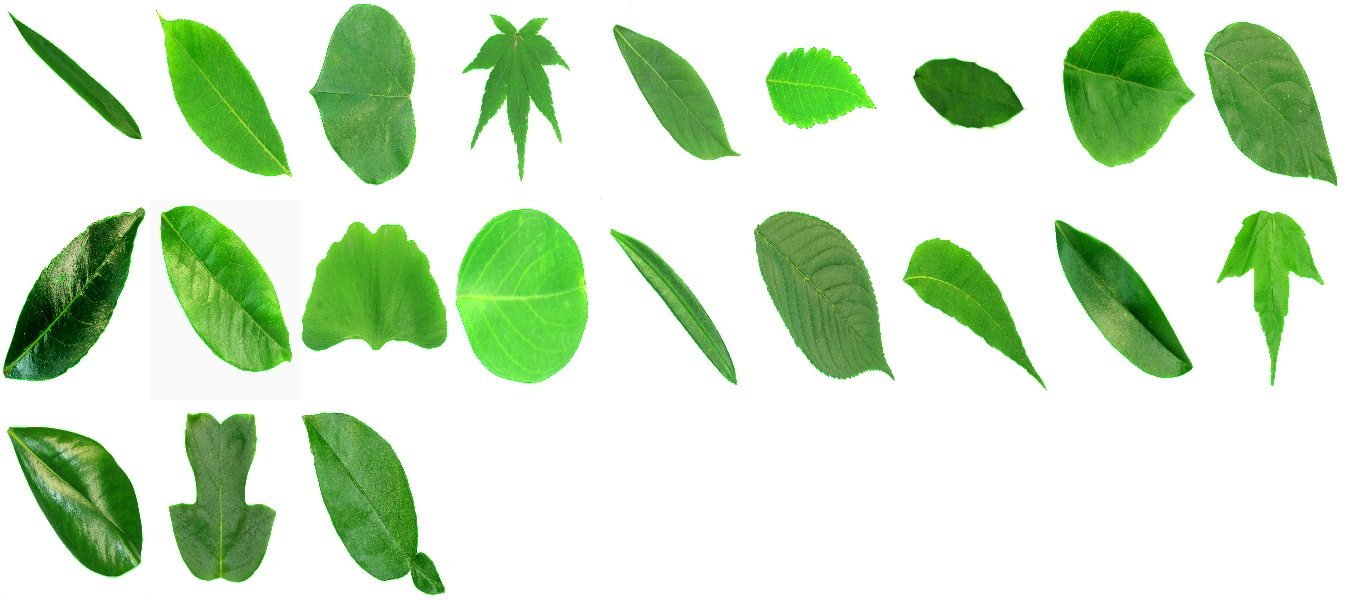
#> input picture segmentation/output/contact_sheets/sheet_000.jpg, 1350 x 600 px; its folder holds only this picture in this run
$ python segment_flavia.py output/contact_sheets out
#> lines starting #> are read from the running program, lines starting #| are printed output that depends on the picture; after the words box and inside, x2 and y2 are one past the last pixel; in counts of white or black regions, pixels touching at a corner belong together
import cv2
import numpy as np
import pandas as pd
from pathlib import Path
import argparse

def parse_args():
    """
    Parse command-line arguments for the Flavia batch segmentation script.
    Returns:
        - input_dir   (Path): folder containing Flavia JPEG images
        - output_dir (Path): folder where masks, contact sheets and metrics will be saved
        - open_px (int): structuring element radius for morphological opening
        - close_px (int): structuring element radius for morphological closing
        - sample (int): if set, process only this many images (uniform sampling)
    """
    p = argparse.ArgumentParser(description="Batch segmentation - Flavia dataset")
    p.add_argument("input_dir", type=Path, help="Folder containing Flavia images")
    p.add_argument("output_dir", type=Path, help="Output folder")
    p.add_argument("--open-px", type=int, default=5, help="Morphological opening radius")
    p.add_argument("--close-px", type=int, default=9, help="Morphological closing radius")
    p.add_argument("--sample", type=int, default=None, help="Process only N images")
    return p.parse_args()

def segment_leaf(bgr, open_px=5, close_px=9):
    """
    Segment a single leaf image using Otsu thresholding and morphological operations.

    Parameters:
        - bgr (np.ndarray): input image in BGR format as loaded by cv2.imread
        - open_px (int): radius of the structuring element for morphological opening
        - close_px (int): radius of the structuring element for morphological closing

    Returns:
        - mask (np.ndarray): binary mask (uint8, 0/255) with the leaf as white and background as black
    """
    gray = cv2.cvtColor(bgr, cv2.COLOR_BGR2GRAY)
    blur = cv2.GaussianBlur(gray, (5, 5), 0)
    _, mask = cv2.threshold(blur, 0, 255, cv2.THRESH_BINARY_INV + cv2.THRESH_OTSU)

    k_open = cv2.getStructuringElement(cv2.MORPH_ELLIPSE, (2*open_px+1, 2*open_px+1))
    k_close = cv2.getStructuringElement(cv2.MORPH_ELLIPSE, (2*close_px+1, 2*close_px+1))
    mask = cv2.morphologyEx(mask, cv2.MORPH_OPEN, k_open)
    mask = cv2.morphologyEx(mask, cv2.MORPH_CLOSE, k_close)

    n_labels, labels, stats, _ = cv2.connectedComponentsWithStats(mask)
    if n_labels > 1:
        largest = 1 + np.argmax(stats[1:, cv2.CC_STAT_AREA])
        mask = np.where(labels == largest, 255, 0).astype(np.uint8)

    flood = mask.copy()
    cv2.floodFill(flood, None, (0, 0), 255)
    mask = mask | ~flood

    return mask

def compute_metrics(mask, name):
    """
    Compute quality metrics and generate warning flags for a segmented leaf mask

    Parameters:
        - mask (np.ndarray): binary mask (uint8, 0/255) as returned by segmented_leaf
        - name (str): image filename, used to identify the row in the output CSV

    Returns:
        - dict (Dictionary with the following fields):
            - name (str): image filename
            - area_frac (float): fraction of image pixels classified as leaf
            - n_components (int): number of connected components in the mask
            - second_ratio (float): area of second largest component (close to 0 => probably noise, close to 1 => is the leaf divided? is there another object?)
            - solidity (float): mask area / convex hull area
            - touches_border (bool): whether the mask touches any image edge
            - flags (str): pipe-separated list of triggered warning flags
    """
    h, w = mask.shape
    area = np.sum(mask == 255)
    area_frac = area / (h * w)

    n_labels, labels, stats, _ = cv2.connectedComponentsWithStats(mask)
    n_components = n_labels - 1 # exclude background

    areas = sorted(stats[1:, cv2.CC_STAT_AREA], reverse=True) if n_labels > 1 else [0]
    second_ratio = (areas[1] / areas[0]) if len(areas) > 1 else 0.0

    contours, _ = cv2.findContours(mask, cv2.RETR_EXTERNAL, cv2.CHAIN_APPROX_SIMPLE)
    if contours:
        hull = cv2.convexHull(max(contours, key=cv2.contourArea))
        hull_area = cv2.contourArea(hull)
        solidity = area / hull_area if hull_area > 0 else 0.0
    else:
        solidity = 0.0

    border = (
        np.any(mask[0, :] == 255) or
        np.any(mask[-1, :] == 255) or
        np.any(mask[:, 0] == 255) or
        np.any(mask[:, -1] == 255)
    )

    flags = []
    if area_frac < 0.05 or area_frac > 0.95:
        flags.append("area_frac")
    if n_components > 1:
        flags.append("n_components")
    if second_ratio > 0.1:
        flags.append("second_ratio")
    if solidity < 0.7:
        flags.append("solidity")
    if border:
        flags.append("touches_border")

    return {
        "name": name,
        "area_frac": round(area_frac, 4),
        "n_components": n_components,
        "second_ratio": round(second_ratio, 4),
        "touches_border": border,
        "flags": "|".join(flags)
    }

def save_outputs(bgr, mask, name, output_dir):
    """
    Save the binary mask and the original image with the leaf contour overlaid.

    Parameters:
        - bgr (np.ndarray): original image in BGR format as loaded by cv2.imread
        - mask (np.ndarray): binary mask (uint8, 0/255) as returned by segment_leaf
        - name (str): image filename, used to name the output files
        - output_dir (path): root output folder. Masks are saved under output_dir/masks/

    Returns:
        overlay (np.ndarray): original image with leaf contour drawn in green, used later to build the contact sheets
    """
    masks_dir = output_dir / "masks"
    masks_dir.mkdir(parents=True, exist_ok=True)

    cv2.imwrite(str(masks_dir / name.replace(".jpg", ".png")), mask)

    contours, _ = cv2.findContours(mask, cv2.RETR_EXTERNAL, cv2.CHAIN_APPROX_SIMPLE)
    overlay = bgr.copy()
    cv2.drawContours(overlay, contours, -1, (0, 255, 0), 2)

    return overlay

def save_contact_sheet(overlays, sheet_index, output_dir, cols=9):
    """
    Build and save a contact sheet from a list of overlay images

    Parameters:
        - overlays (list of np.ndarray): list of BGR images with the leaf contour drawn, as returned by save_outputs
        - sheet_index (int): index of the contact sheet, used to name the output file
        - output_dir (Path): root output folder. Contact sheets are saved under output_dir/contact_sheets/
        - cols (int): number of columns in the grid. Rows are computed automatically
    """
    sheets_dir = output_dir / "contact_sheets"
    sheets_dir.mkdir(parents=True, exist_ok=True)

    thumb_h, thumb_w = 200, 150
    thumbs = [cv2.resize(img, (thumb_w, thumb_h)) for img in overlays]

    rows = (len(thumbs) + cols - 1) // cols
    canvas_h = rows * thumb_h
    canvas_w = cols * thumb_w
    canvas = np.ones((canvas_h, canvas_w, 3), dtype=np.uint8) * 255

    for i, thumb in enumerate(thumbs):
        r = i // cols
        c = i % cols
        canvas[r*thumb_h:(r+1)*thumb_h, c*thumb_w:(c+1)*thumb_w] = thumb

    out_path = sheets_dir / f"sheet_{sheet_index:03d}.jpg"
    cv2.imwrite(str(out_path), canvas)

def main():
    args = parse_args()
    args.output_dir.mkdir(parents=True, exist_ok=True)

    images = sorted(args.input_dir.glob("*.jpg"))
    if args.sample:
        step = max(1, len(images) // args.sample)
        images = images[::step]

    rows = []
    overlays = []
    sheet_index = 0

    for img_path in images:
        bgr = cv2.imread(str(img_path))
#> bgr is the input picture: shape (600, 1350, 3); mean B, G, R 198.7, 228.5, 206.4
        if bgr is None:
            print(f"Could not read {img_path.name}, skipping.")
            continue

        mask = segment_leaf(bgr, args.open_px, args.close_px)
#> in segment_leaf, `gray = cv2.cvtColor(bgr, cv2.COLOR_BGR2GRAY)`:
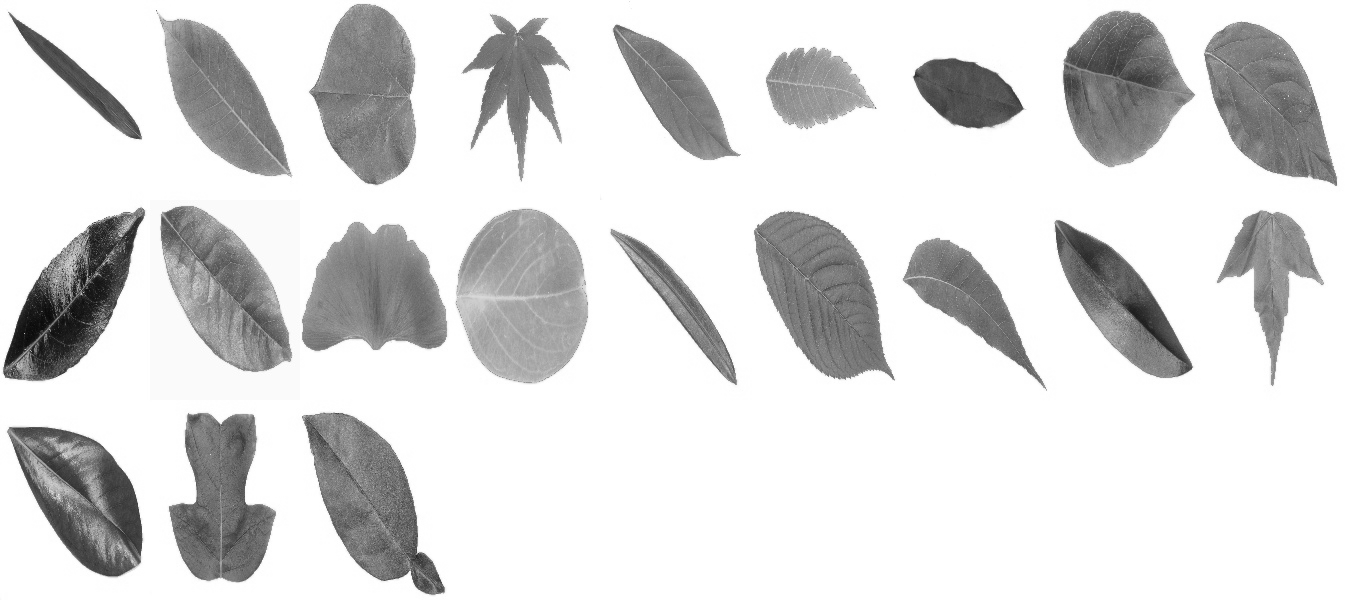
#> gray: shape (600, 1350); min 8, max 255, mean 218.5
#> in segment_leaf, `_, mask = cv2.threshold(blur, 0, 255, cv2.THRESH_BINARY_INV + cv2.THRE..`:
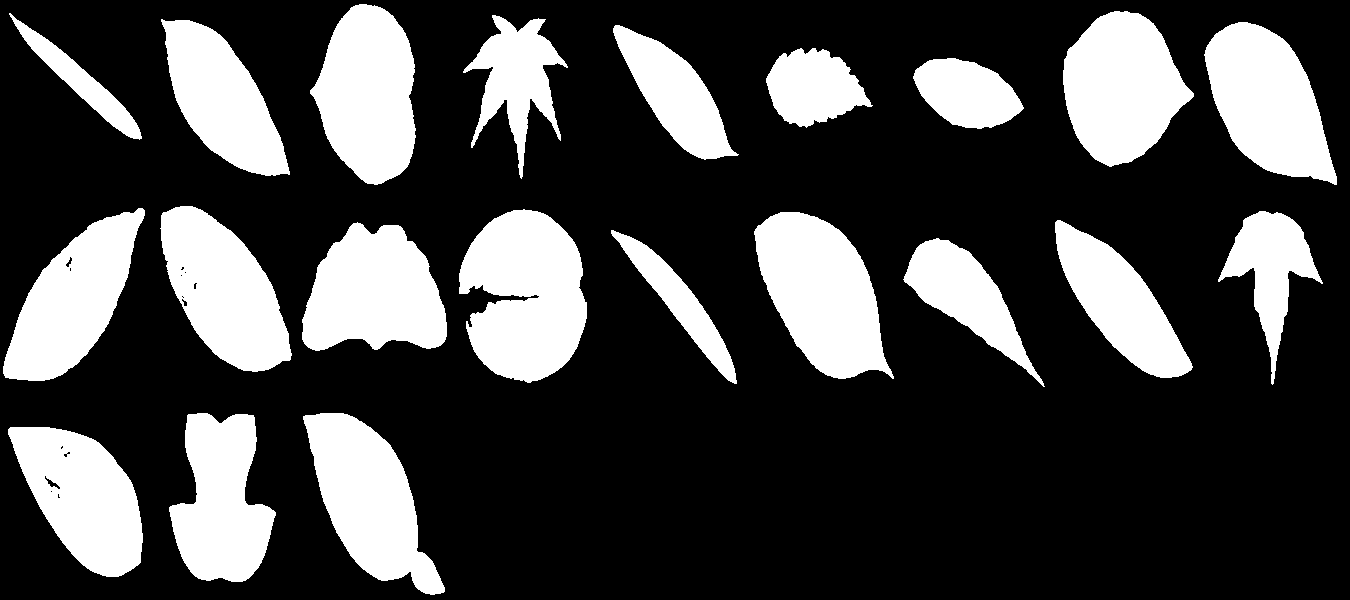
#> mask: shape (600, 1350); 26.9% white; 21 white regions, largest, box (x1, y1, x2, y2) and area: (459, 209, 587, 383) 16391, (754, 212, 894, 379) 14744, (1063, 11, 1194, 167) 13938
#> in segment_leaf, `mask = cv2.morphologyEx(mask, cv2.MORPH_OPEN, k_open)`: mask: shape (600, 1350); 26.7% white; 21 white regions, largest, box (x1, y1, x2, y2) and area: (459, 209, 587, 383) 16267, (755, 212, 887, 379) 14664, (1063, 11, 1193, 167) 13926
#> in segment_leaf, `mask = cv2.morphologyEx(mask, cv2.MORPH_CLOSE, k_close)`: mask: shape (600, 1350); 26.9% white; 20 white regions, largest, box (x1, y1, x2, y2) and area: (159, 206, 447, 372) 27236, (459, 209, 587, 383) 16528, (755, 212, 887, 379) 14674
#> in segment_leaf, `n_labels, labels, stats, _ = cv2.connectedComponentsWithStats(mask)`:
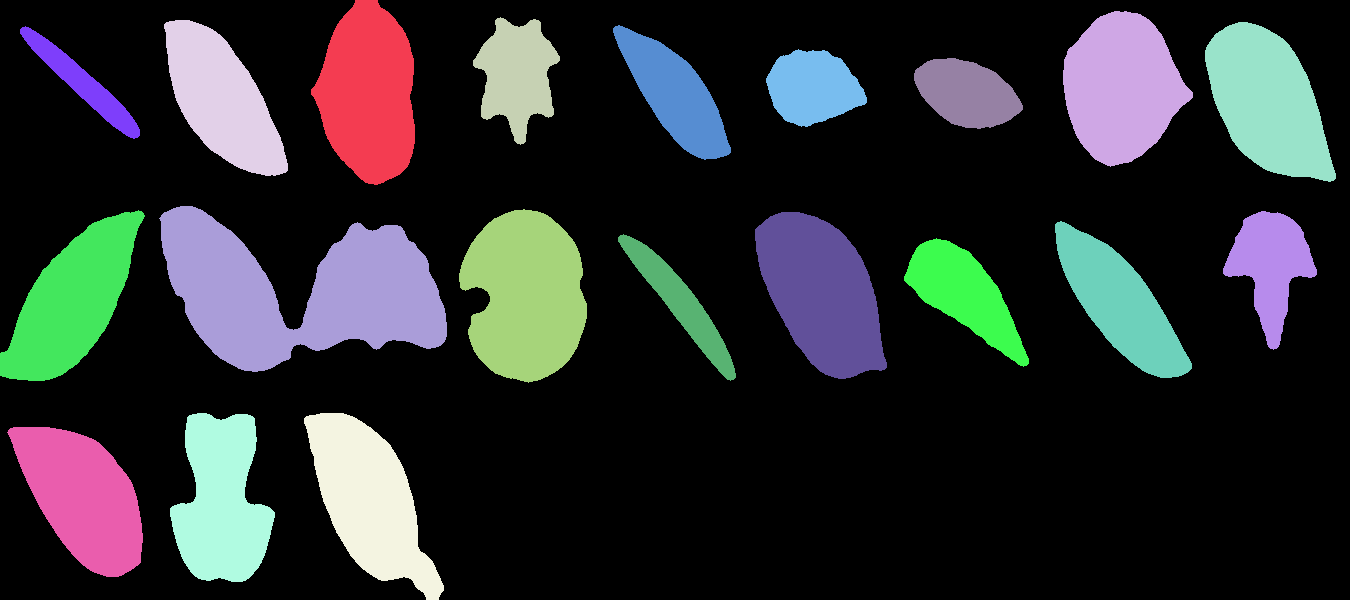
#> labels: shape (600, 1350) int32; 21 distinct labels, from 0 to 20; one colour per label, 0 black
#> in segment_leaf, `n_labels, labels, stats, _ = cv2.connectedComponentsWithStats(mask)`: n_labels = 21; stats = 21 rows, first 6: [0, 0, 1350, 600, 592126], [311, 0, 104, 185, 13937], [1063, 11, 130, 156, 13935], [473, 17, 87, 128, 6697], [164, 20, 124, 156, 11054], [1205, 22, 131, 160, 13459]
#> in segment_leaf, `largest = 1 + np.argmax(stats[1:, cv2.CC_STAT_AREA])`: largest = 10
#> in segment_leaf, `mask = np.where(labels == largest, 255, 0).astype(np.uint8)`:
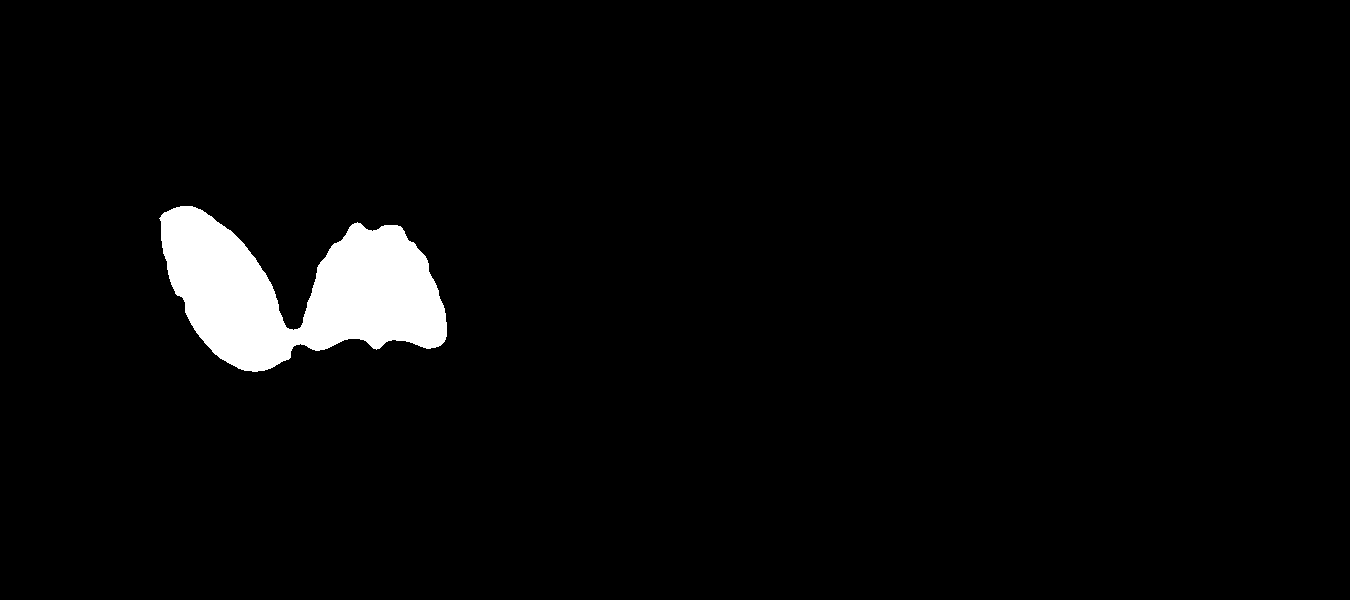
#> mask: shape (600, 1350); 3.4% white; 1 white region, box (x1, y1, x2, y2) and area: (159, 206, 447, 372) 27236
#> in segment_leaf, `cv2.floodFill(flood, None, (0, 0), 255)`: flood: shape (600, 1350); every value is 255
        metrics = compute_metrics(mask, img_path.name)
#> in compute_metrics, `area = np.sum(mask == 255)`: area = 27236
#> in compute_metrics, `area_frac = area / (h * w)`: area_frac = 0.0336
#> in compute_metrics, `n_labels, labels, stats, _ = cv2.connectedComponentsWithStats(mask)`: labels: shape (600, 1350) int32; values 0 (black) and 1 (white), 3.4% white; 1 white region
#> in compute_metrics, `n_labels, labels, stats, _ = cv2.connectedComponentsWithStats(mask)`: n_labels = 2; stats = [[0, 0, 1350, 600, 782764], [159, 206, 288, 166, 27236]]
#> in compute_metrics, `n_components = n_labels - 1`: n_components = 1
#> in compute_metrics, `areas = sorted(stats[1:, cv2.CC_STAT_AREA], reverse=True) if n_labels ..`: areas = [27236]
#> in compute_metrics, `second_ratio = (areas[1] / areas[0]) if len(areas) > 1 else 0.0`: second_ratio = 0
#> in compute_metrics, `contours, _ = cv2.findContours(mask, cv2.RETR_EXTERNAL, cv2.CHAIN_APPR..`: contours = 1 contour; box (x1, y1, x2, y2) and area: (159, 206, 447, 372) 26819
#> in compute_metrics, `hull = cv2.convexHull(max(contours, key=cv2.contourArea))`: hull = contour of 43 points, box (x1, y1, x2, y2) (159, 206, 447, 372), area 36702
#> in compute_metrics, `hull_area = cv2.contourArea(hull)`: hull_area = 36702
#> in compute_metrics, `solidity = area / hull_area if hull_area > 0 else 0.0`: solidity = 0.742
#> in compute_metrics, `border = ( np.any(mask[0, :] == 255) or np.any(mask[-1, :] == 255) or ..`: border = False
#> metrics = {'name': 'sheet_000.jpg', 'area_frac': 0.0336, 'n_components': 1, 'second_ratio': 0, 'touches_border': False, 'flags': 'area_frac'}
        overlay = save_outputs(bgr, mask, img_path.name, args.output_dir)
#> in save_outputs, `cv2.drawContours(overlay, contours, -1, (0, 255, 0), 2)`:
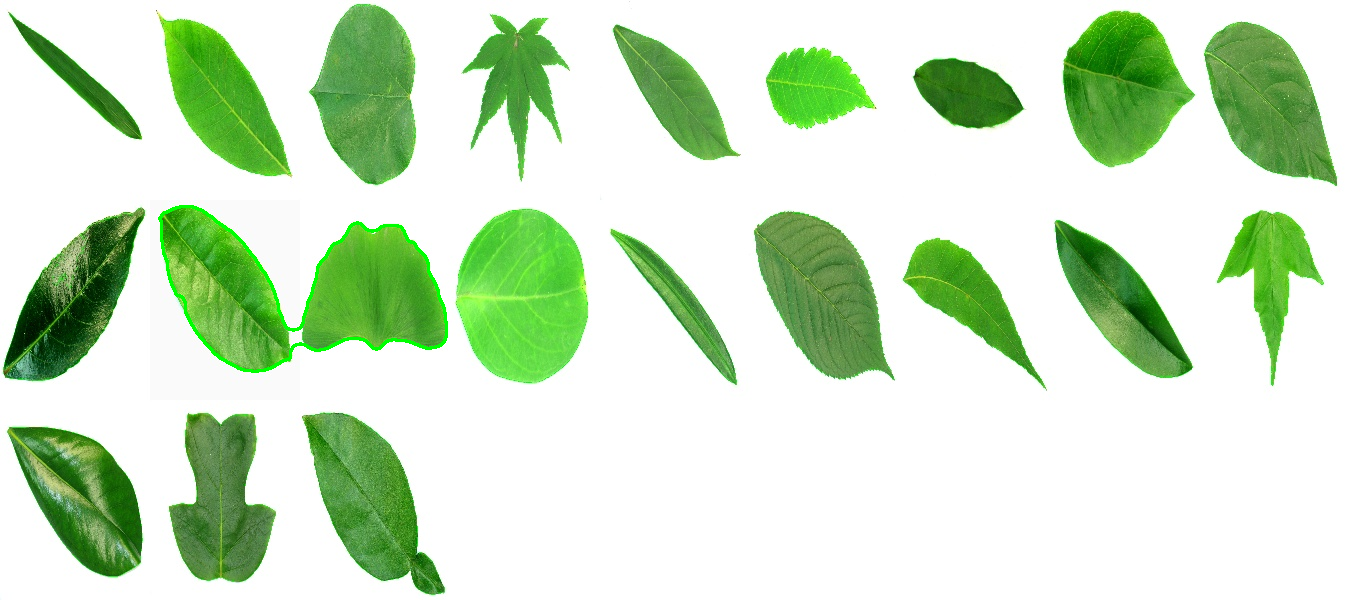
#> overlay: shape (600, 1350, 3); 0.39% of pixels changed, all inside (x1, y1, x2, y2) = (158, 205, 448, 373)

        rows.append(metrics)
        overlays.append(overlay)

        if len(overlays) == 90:
            save_contact_sheet(overlays, sheet_index, args.output_dir)
            overlays = []
            sheet_index += 1

    if overlays:
        save_contact_sheet(overlays, sheet_index, args.output_dir)
#> in save_contact_sheet, `thumbs = [cv2.resize(img, (thumb_w, thumb_h)) for img in overlays]`: thumbs = 1 item
#> in save_contact_sheet, `rows = (len(thumbs) + cols - 1) // cols`: rows = 1
#> in save_contact_sheet, `canvas_h = rows * thumb_h`: canvas_h = 200
#> the loop in save_contact_sheet, `for i, thumb in enumerate(thumbs):` made 1 pass
#> (r, c) on pass 1: (0, 0)
#> after the loop in save_contact_sheet, `for i, thumb in enumerate(thumbs):`:
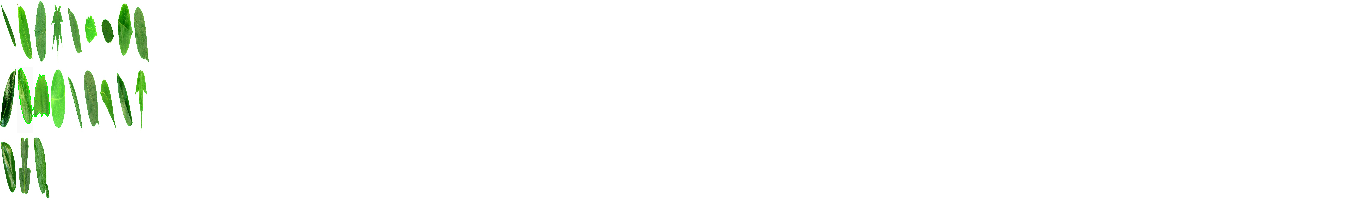
#> canvas: shape (200, 1350, 3); mean of channels 0, 1, 2 248.7, 252.1, 249.6; drawn as B, G, R

    pd.DataFrame(rows).to_csv(args.output_dir / "metrics.csv", index=False)
    print(f"Done. Processed {len(rows)} images.")
#| Done. Processed 1 images.

if __name__ == "__main__":
    main()
